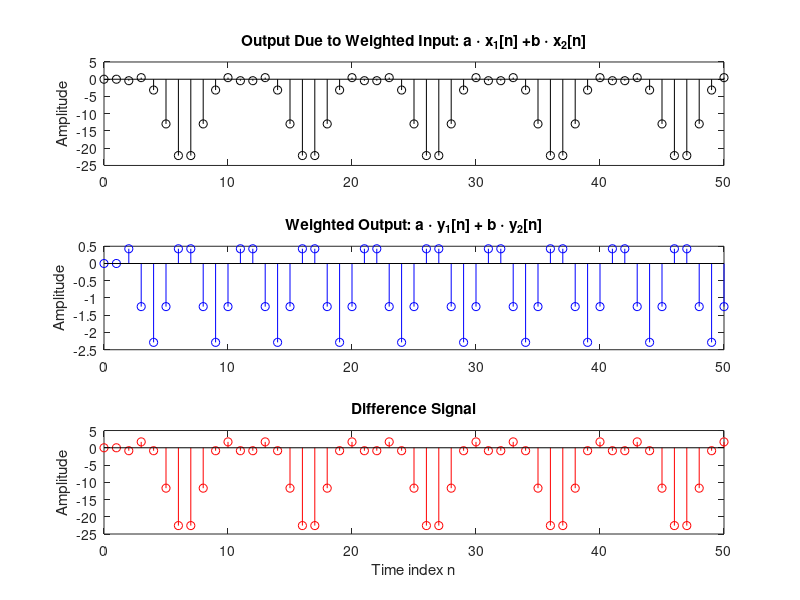

MATLAB code for this plot:
%Tính đáp ứng ra của hệ thống y(n) = x(n)*x(n-1)
%Kiểm tra hệ thống có tuyến tính không

clf;
n = 0:50;
a = 2; b = -3;
x1 = cos(2*pi*0.5*n);
x2 = cos(2*pi*0.4*n);
x = a*x1 + b*x2;

xa = [0 x 0];  
xb = [0 0 x];
xa1 = [0 x1 0];  
xb1 = [0 0 x1]; 
xa2 = [0 x2 0];  
xb2 = [0 0 x2]; 

% y(n) = x(n)*x(n-1)
y1 = xa1.*xb1  %Đáp ứng ra của x1
y1 = y1(1:51);
y2 = xa2.*xb2; %Đáp ứng ra của x2
y2 = y2(1:51);
y = xa.*xb;     %Đáp ứng ra của x
y = y(1:51);
yt = a*y1 + b*y2; 
d = y - yt; 

subplot(3,1,1)
stem(n,y,'k'); %Đáp ứng ra thực tế
ylabel('Amplitude');
title('Output Due to Weighted Input: a \cdot x_{1}[n] +b \cdot x_{2}[n]');

subplot(3,1,2)
stem(n,yt,'b'); %Đáp ứng ra dự đoán
ylabel('Amplitude');
title('Weighted Output: a \cdot y_{1}[n] + b \cdot y_{2}[n]');

subplot(3,1,3)
stem(n,d,'r'); %Sự sai khác giữa thực tế và dự đoán=> tuyến tính or not
xlabel('Time index n');ylabel('Amplitude');
title('Difference Signal');
